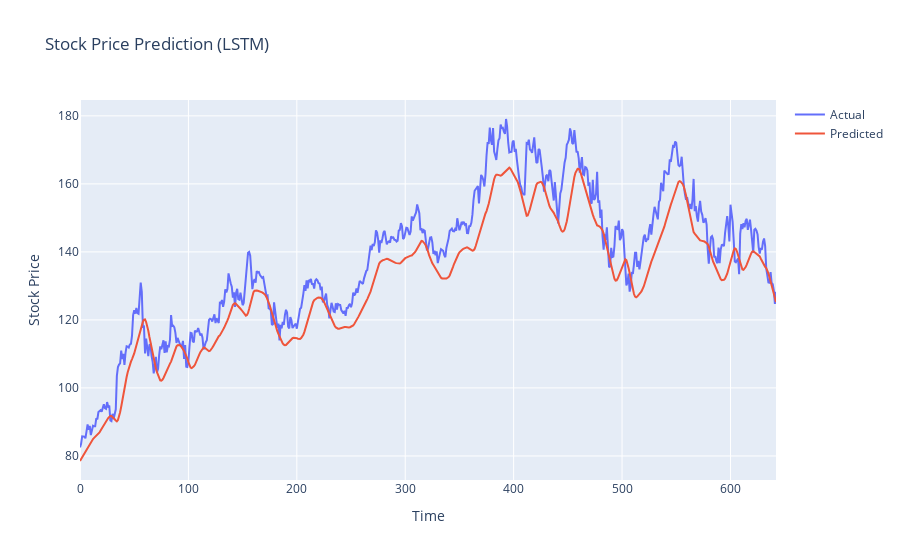

Here is the notebook cell this chart was saved with:
### Code cell
import matplotlib.pyplot as plt
import plotly.graph_objects as go

# Predict on the test data
predictions = model.predict(X_test)
predictions = scaler.inverse_transform(predictions)

# Inverse scaling of actual values
y_test_actual = scaler.inverse_transform(y_test.reshape(-1, 1))

# Plot predictions vs actual values (Matplotlib)
plt.figure(figsize=(14,7))
plt.plot(y_test_actual, color='blue', label='Actual Stock Price')
plt.plot(predictions, color='red', label='Predicted Stock Price')
plt.title("Stock Price Prediction (LSTM)")
plt.xlabel('Time')
plt.ylabel('Stock Price')
plt.legend()
plt.show()

# Plot using Plotly (for interactive visualization)
fig = go.Figure()
fig.add_trace(go.Scatter(x=np.arange(len(y_test_actual)), y=y_test_actual.flatten(), mode='lines', name='Actual'))
fig.add_trace(go.Scatter(x=np.arange(len(predictions)), y=predictions.flatten(), mode='lines', name='Predicted'))
fig.update_layout(title="Stock Price Prediction (LSTM)", xaxis_title="Time", yaxis_title="Stock Price")
fig.show()

### Figure 1 — Plotly figure (JSON) as saved in the notebook; plotly's stock layout.template omitted (floating-point values rounded to 4 significant figures; data arrays with more than 128 entries replaced by an {"elided": "..."} marker saying what was removed)
{"data": [{"mode": "lines", "name": "Actual", "type": "scatter", "x": {"elided": "643 int values"}, "y": {"elided": "643 float values"}}, {"mode": "lines", "name": "Predicted", "type": "scatter", "x": {"elided": "643 int values"}, "y": {"elided": "643 float values"}}], "layout": {"title": {"text": "Stock Price Prediction (LSTM)"}, "xaxis": {"title": {"text": "Time"}}, "yaxis": {"title": {"text": "Stock Price"}}}}
